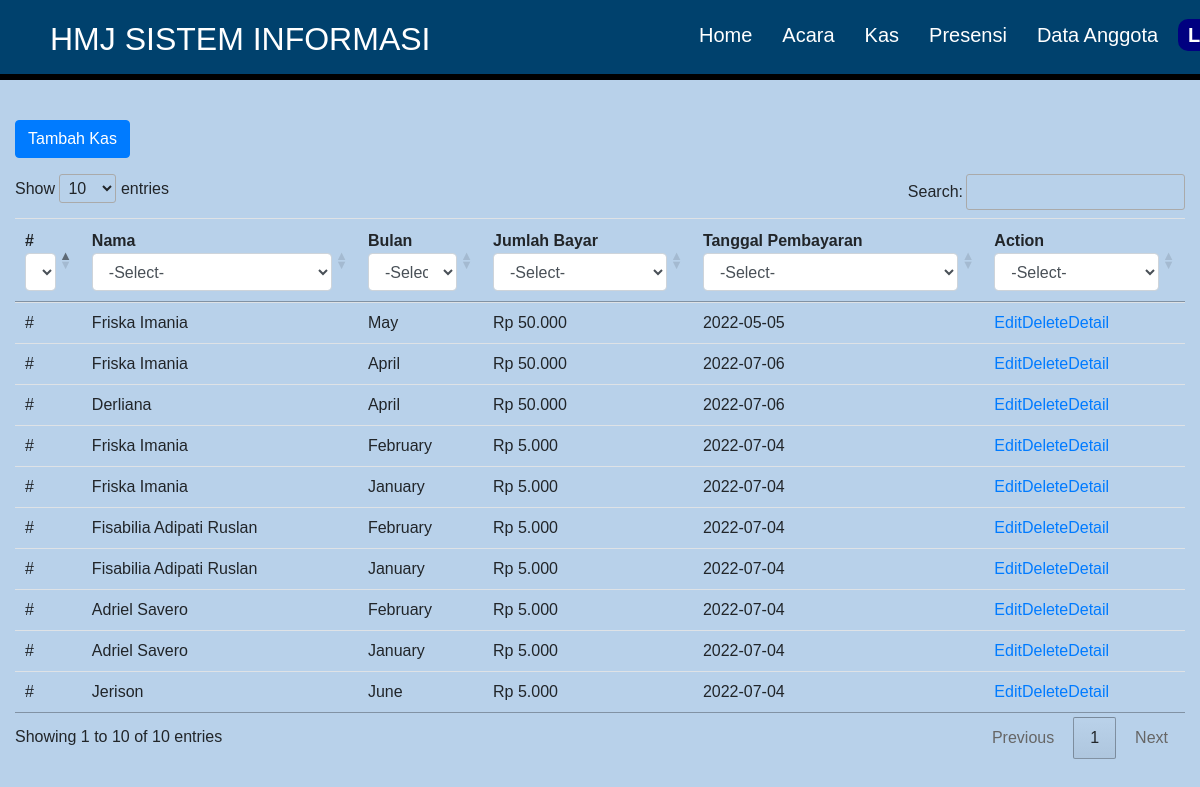
Page /kas_masuk/index.php (signed in) on the committed database.
### tables this page shows
CREATE TABLE `kas_masuk` (
  `kas_id` int(11) NOT NULL AUTO_INCREMENT,
  `mhs_id` int(11) NOT NULL,
  `bulan_ke` varchar(16) NOT NULL,
  `jumlah_bayar` int(11) NOT NULL,
  `tanggal_pembayaran` date NOT NULL,
  `created_at` timestamp NOT NULL DEFAULT current_timestamp(),
  `updated_at` timestamp NOT NULL DEFAULT current_timestamp(),
  PRIMARY KEY (`kas_id`)
);

CREATE TABLE `tbl_mhs` (
  `mhs_id` int(11) NOT NULL AUTO_INCREMENT,
  `nama_mhs` varchar(100) NOT NULL,
  `nim_mhs` varchar(100) NOT NULL,
  `jabatan_id` int(11) NOT NULL,
  `ttl_mhs` varchar(100) NOT NULL,
  `divisi` varchar(100) NOT NULL,
  `pw_mhs` varchar(100) NOT NULL,
  PRIMARY KEY (`mhs_id`)
);

### kas_masuk/read.php (the view)
<?php
    include('../config/conn.php');
    $sql = "SELECT * FROM kas_masuk JOIN tbl_mhs ON kas_masuk.mhs_id = tbl_mhs.mhs_id ORDER BY created_at DESC";
    $results = mysqli_query($conn, $sql);
?>
<div class="col-12" style="margin-top: 120px">
    <div class="row">
        <div class="col-12">
            <a href="index.php?page=create" class="btn btn-primary">Tambah Kas</a>
        </div>
    </div>
    <div class="row mt-3">
        <div class="col-12">
            <table class="table" id="myTable">
                <thead>
                    <tr>
                        <th scope="col">#</th>
                        <th scope="col">Nama</th>
                        <th scope="col">Bulan</th>
                        <th scope="col">Jumlah Bayar</th>
                        <th scope="col">Tanggal Pembayaran</th>
                        <th>Action</th>
                    </tr>
                </thead>
                <tbody>
                <?php foreach ($results as $result) { ?>
                    <tr>
                        <td>#</td>
                        <td>
                            <?= $result["nama_mhs"]?>
                        </td>
                        <td>
                        <?= date("F", mktime(0, 0, 0, $result["bulan_ke"], 10)); ?>
                        </td>
                        <td>
                            <?= "Rp " . number_format($result["jumlah_bayar"],0,',','.'); ?>
                        </td>
                        <td>
                            <?= $result["tanggal_pembayaran"] ?>
                        </td>
                        <td>
                            <div class="d-flex">
                                <a href="update.php?id=<?= $result['kas_masuk_id']; ?>">
                                    Edit
                                </a>
                                <a href="delete.php?id=<?= $result['kas_masuk_id'] ?>">
                                    Delete
                                </a>
                                <a href="index.php?page=detail&id=<?= $result['mhs_id']; ?>">
                                    Detail
                                </a>
                            </div>
                        </td>
                    </tr>
                <?php } ?>
                </tbody>
            </table>
        </div>
    </div>
</div>

### assets/css/style.css (style rules this page uses)
* { padding: 0; margin: 0; font-family:Verdana, Geneva, Tahoma, sans-serif; scroll-behavior: smooth; }
body { padding: 0; margin: 0; height: 50%; min-height: 5%; background-color: #B8D1EA; z-index: auto; }

### rows in the picture
kas_masuk: mhs.nama_mhs "Friska Imania", bulan_ke "May", jumlah_bayar "50.000", tanggal_pembayaran "2022-05-05"
kas_masuk: mhs.nama_mhs "Friska Imania", bulan_ke "April", jumlah_bayar "50.000", tanggal_pembayaran "2022-07-06"
kas_masuk: mhs.nama_mhs "Derliana", bulan_ke "April", jumlah_bayar "50.000", tanggal_pembayaran "2022-07-06"
kas_masuk: mhs.nama_mhs "Friska Imania", bulan_ke "February", jumlah_bayar "5.000", tanggal_pembayaran "2022-07-04"
kas_masuk: mhs.nama_mhs "Friska Imania", bulan_ke "January", jumlah_bayar "5.000", tanggal_pembayaran "2022-07-04"
kas_masuk: mhs.nama_mhs "Fisabilia Adipati Ruslan", bulan_ke "February", jumlah_bayar "5.000", tanggal_pembayaran "2022-07-04"
kas_masuk: mhs.nama_mhs "Fisabilia Adipati Ruslan", bulan_ke "January", jumlah_bayar "5.000", tanggal_pembayaran "2022-07-04"
kas_masuk: mhs.nama_mhs "Adriel Savero", bulan_ke "February", jumlah_bayar "5.000", tanggal_pembayaran "2022-07-04"
kas_masuk: mhs.nama_mhs "Adriel Savero", bulan_ke "January", jumlah_bayar "5.000", tanggal_pembayaran "2022-07-04"
kas_masuk: mhs.nama_mhs "Jerison", bulan_ke "June", jumlah_bayar "5.000", tanggal_pembayaran "2022-07-04"
